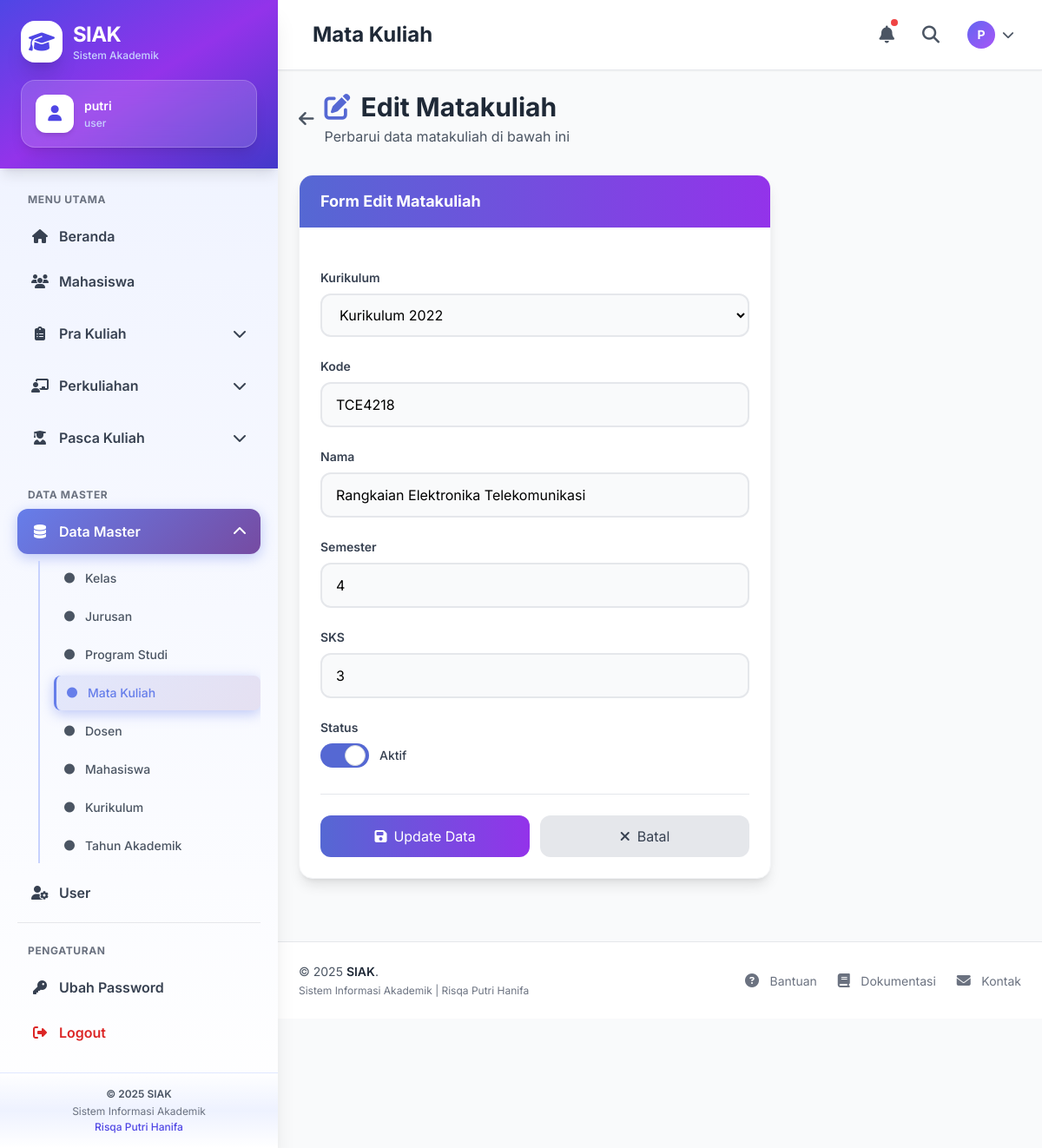
Page /index.php?page=matkul&aksi=edit&id=2 (signed in) on the committed database.
### tables this page shows
CREATE TABLE `matakuliah` (
  `mkId` int(11) NOT NULL,
  `mkKurId` int(11) DEFAULT NULL,
  `mkKode` varchar(20) NOT NULL DEFAULT '',
  `mkNama` varchar(100) NOT NULL DEFAULT '',
  `mkNamaAsing` varchar(100) DEFAULT NULL,
  `mkSemester` tinyint(4) DEFAULT NULL,
  `mkSks` tinyint(4) NOT NULL DEFAULT 0,
  `mkIsAktif` tinyint(4) DEFAULT 1
);

CREATE TABLE `kurikulum` (
  `kurId` int(11) NOT NULL,
  `kurProdiId` smallint(6) DEFAULT NULL,
  `kurTahun` year(4) NOT NULL DEFAULT 0000,
  `kurNama` varchar(100) NOT NULL DEFAULT '',
  `kurIsAktif` tinyint(4) DEFAULT 1
);

### models/Kurikulum.php (called while the page is built, shortened)
<?php
class Kurikulum {
    private $db;
    function __construct($koneksi){
        $this->db = $koneksi;
    }
    function all(){
        return $this->db->query("
            SELECT k.*, p.prodiNama
            FROM kurikulum k
            LEFT JOIN program_studi p ON k.kurProdiId = p.prodiId
            ORDER BY k.kurId ASC
        ");
    }
}
?>

### models/Matkul.php (called while the page is built, shortened)
<?php
class Matkul {
    private $db;
    function __construct($koneksi){
        $this->db = $koneksi;
    }
    function get($id){
        return $this->db->query("
            SELECT * FROM matakuliah WHERE mkId = $id
        ")->fetch_assoc();
    }
}
?>

### views/matkul/edit.php (the view, shortened to what this page needs)
<?php include "views/layout/header.php"; ?>
<?php include "views/layout/sidebar.php"; ?>
<div class="mb-8">
    <div class="flex items-center space-x-3 mb-4">
        <a href="index.php?page=matkul" class="text-gray-600 hover:text-gray-800">
            <i class="fas fa-arrow-left text-xl"></i>
        </a>
        <div>
            <h1 class="text-3xl font-bold text-gray-800">
                <i class="fas fa-edit text-primary-600 mr-3"></i>Edit Matakuliah
            </h1>
            <p class="text-gray-600 mt-1">Perbarui data matakuliah di bawah ini</p>
        </div>
    </div>
</div>
<div class="grid grid-cols-1 lg:grid-cols-3 gap-8">
    <div class="lg:col-span-2">
        <div class="bg-white rounded-2xl shadow-lg border border-gray-100 overflow-hidden">
            <div class="bg-gradient-to-r from-primary-600 to-secondary-600 px-6 py-4">
                <h3 class="text-lg font-bold text-white">Form Edit Matakuliah</h3>
            </div>
            <div class="p-6">
                <form method="post" action="index.php?page=matkul&aksi=update" class="space-y-6">
                    <div class="space-y-2">
                        <label class="block text-sm font-semibold text-gray-700">Kurikulum</label>
                        <select name="mkKurId"
                            class="w-full px-4 py-3 bg-gray-50 border-2 border-gray-200 rounded-xl">
                            <?php while($k = $listKur->fetch_assoc()): ?>
                                <option value="<?= $k['kurId'] ?>"
                                    <?= $k['kurId']==$data['mkKurId'] ? 'selected' : '' ?>>
                                    <?= $k['kurNama'] ?>
                                </option>
                            <?php endwhile; ?>
                        </select>
                    </div>
                    <div class="space-y-2">
                        <label class="block text-sm font-semibold text-gray-700">Kode</label>
                        <input type="text" name="mkKode"
                            value="<?= htmlspecialchars($data['mkKode']) ?>"
                            class="w-full px-4 py-3 bg-gray-50 border-2 border-gray-200 rounded-xl">
                    </div>
                    <div class="space-y-2">
                        <label class="block text-sm font-semibold text-gray-700">Nama</label>
                        <input type="text" name="mkNama"
                            value="<?= htmlspecialchars($data['mkNama']) ?>"
                            class="w-full px-4 py-3 bg-gray-50 border-2 border-gray-200 rounded-xl">
                    </div>
                    <div class="space-y-2">
                        <label class="block text-sm font-semibold text-gray-700">Semester</label>
                        <input type="number" min="1" name="mkSemester"
                            value="<?= $data['mkSemester'] ?>"
                            class="w-full px-4 py-3 bg-gray-50 border-2 border-gray-200 rounded-xl">
                    </div>
                    <div class="space-y-2">
                        <label class="block text-sm font-semibold text-gray-700">SKS</label>
                        <input type="number" min="0" name="mkSks"
                            value="<?= $data['mkSks'] ?>"
                            class="w-full px-4 py-3 bg-gray-50 border-2 border-gray-200 rounded-xl">
                    </div>
                    <div class="space-y-2">
                        <label class="block text-sm font-semibold text-gray-700">Status</label>
                        <label class="relative inline-flex items-center cursor-pointer">
                            <div class="w-14 h-7 bg-gray-300 rounded-full peer peer-checked:bg-primary-600
                                after:content-[''] after:absolute after:top-0.5 after:left-[4px]
                                after:bg-white after:border-gray-300 after:border after:rounded-full
                                after:h-6 after:w-6 after:transition-all peer-checked:after:translate-x-full">
                            </div>
                            <span class="ml-3 text-sm font-medium text-gray-700">Aktif</span>
                        </label>
                    </div>
                    <div class="flex flex-col sm:flex-row gap-3 pt-6 border-t border-gray-200">
                        <button type="submit" name="update_matkul"
                            class="flex-1 inline-flex items-center justify-center px-6 py-3
                            bg-gradient-to-r from-primary-600 to-secondary-600 text-white rounded-xl">
                            <i class="fas fa-save mr-2"></i> Update Data
                        </button>
                        <a href="index.php?page=matkul"
                            class="flex-1 inline-flex items-center justify-center px-6 py-3
                            bg-gray-200 text-gray-700 rounded-xl hover:bg-gray-300">
                            <i class="fas fa-times mr-2"></i> Batal
                        </a>
                    </div>
                </form>
            </div>
        </div>
    </div>
</div>
<?php include "views/layout/footer.php"; ?>

### views/layout/header.php (style rules this page uses)
body { font-family: 'Inter', sans-serif; }
* { transition: all 0.2s ease; }

### rows in the picture
matakuliah: mkKurId "Kurikulum 2022", mkKode "TCE4218", mkNama "Rangkaian Elektronika Telekomunikasi", mkSemester "4", mkSks "3"

### other values in the picture
$_SESSION['user'] "putri"
$_SESSION['grup'] "user"
substr($_SESSION['user'], 0, 1) "P"
